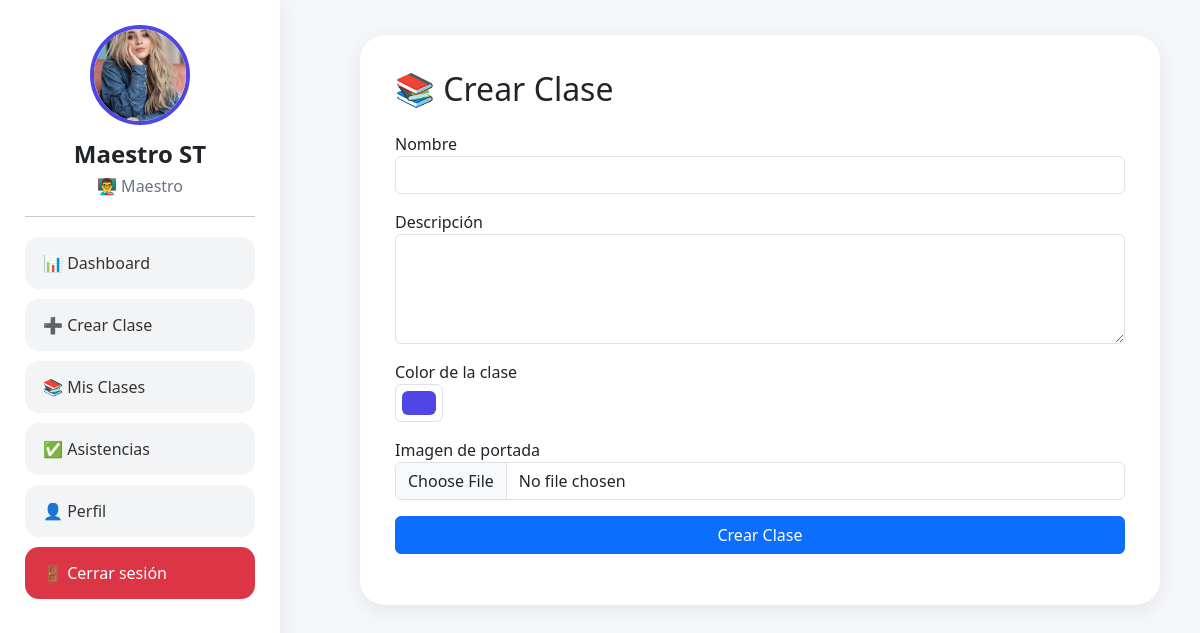
/profesor/clases/crear.php (signed in), run on the app's committed database.
### tables this page shows
CREATE TABLE `usuarios` (
  `id` int(11) NOT NULL,
  `nombre` varchar(100) DEFAULT NULL,
  `correo` varchar(100) DEFAULT NULL,
  `password` varchar(255) DEFAULT NULL,
  `rol` enum('alumno','maestro') DEFAULT 'alumno',
  `xp` int(11) DEFAULT 0,
  `nivel` int(11) DEFAULT 1,
  `foto` varchar(255) DEFAULT NULL,
  `semestre` varchar(20) DEFAULT NULL,
  `grupo` varchar(20) DEFAULT NULL
);

### includes/sidebar_maestro.php (the view, shortened to what this page needs)
<?php
include_once __DIR__ . '/conexion.php';
$id_usuario = $_SESSION['id'];
$usuario = mysqli_fetch_assoc(
    mysqli_query(
        $conexion,
        "SELECT *
         FROM usuarios
         WHERE id=$id_usuario"
    )
);
$protocolo = isset($_SERVER['HTTPS']) && $_SERVER['HTTPS'] !== 'off'
    ? 'https'
    : 'http';
$rutaBase = $protocolo . '://' . $_SERVER['HTTP_HOST'] . '/Majo/';
?>
<div class="sidebar">
    <img class="foto-perfil" src="<?= !empty($usuario['foto'])
        ? $rutaBase . 'profesor/uploads/perfil/' . $usuario['foto']
        : 'https://ui-avatars.com/api/?name=' . urlencode($usuario['nombre']) . '&background=4f46e5&color=ffffff'
        ?>" alt="Perfil">
    <h4>
        <?= htmlspecialchars($usuario['nombre']) ?>
    </h4>
    <h6>
        👨‍🏫 Maestro
    </h6>
    <hr>
    <a href="<?= $rutaBase ?>profesor/dashboard.php" class="btn-menu">
        📊 Dashboard
    </a>
    <a href="<?= $rutaBase ?>profesor/clases/crear.php" class="btn-menu">
        ➕ Crear Clase
    </a>
    <a href="<?= $rutaBase ?>profesor/clases/ver.php" class="btn-menu">
        📚 Mis Clases
    </a>
    <a href="<?= $rutaBase ?>profesor/asistencias/historial.php" class="btn-menu">
        ✅ Asistencias
    </a>
    <a href="<?= $rutaBase ?>profesor/perfil.php" class="btn-menu">
        👤 Perfil
    </a>
    <a href="<?= $rutaBase ?>auth/logout.php" class="btn-menu btn-danger-menu">
        🚪 Cerrar sesión
    </a>
</div>

### includes/sidebar_maestro.php (style rules this page uses)
.sidebar { position: fixed; top: 0; left: 0; width: 280px; height: 100vh; background: white; padding: 25px; overflow-y: auto; box-shadow: 0 0 25px rgba(0, 0, 0, .08); z-index: 1000; }
.foto-perfil { width: 100px; height: 100px; border-radius: 50%; object-fit: cover; border: 4px solid #4f46e5; display: block; margin: auto; }
.sidebar h4 { text-align: center; margin-top: 15px; font-weight: 700; }
.sidebar h6 { text-align: center; color: #6b7280; }
.btn-menu { display: block; width: 100%; padding: 14px 18px; margin-bottom: 10px; border-radius: 14px; text-decoration: none; color: #333; background: #f3f4f6; transition: .3s; }
.btn-danger-menu { background: #dc3545; color: white !important; }
.sidebar hr { margin: 20px 0; }

### profesor/clases/crear.php (style rules this page uses)
body { background: #f5f7fb; }

### data on the page
usuarios: foto (picture), nombre "Maestro ST"
